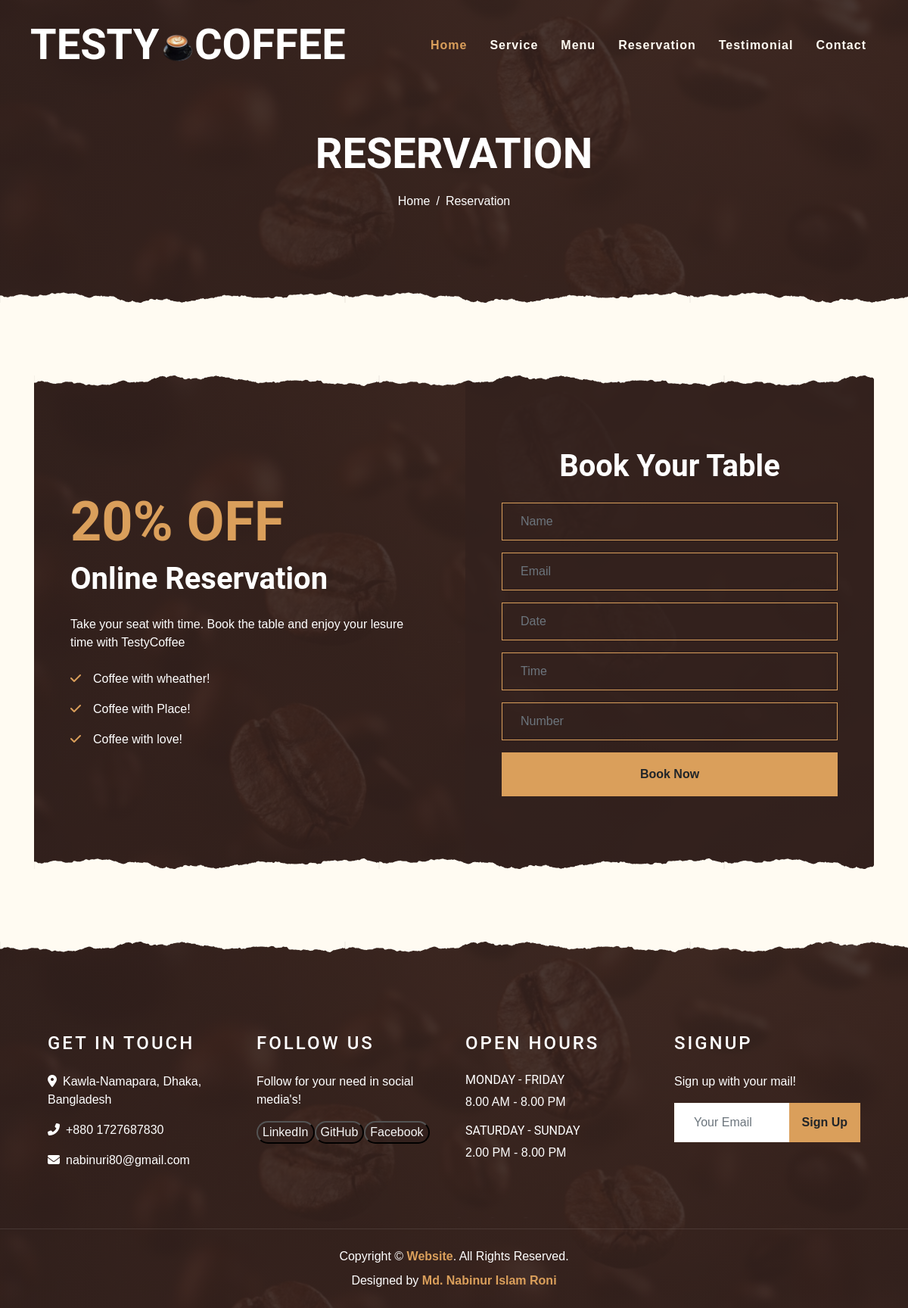
Page /reservation/ on the committed database.
### header/models.py (models this page shows)
class All(models.Model):
    title=models.CharField(max_length=100,null=True,default=None,blank=True)
    favicon=models.ImageField(upload_to="",null=True,default=None,blank=True)
    logotext1=models.CharField(max_length=100,null=True,default=None,blank=True)
    logoimg=models.ImageField(upload_to="",null=True,default=None,blank=True)
    logotext2=models.CharField(max_length=100,null=True,default=None,blank=True)
    nav1=models.CharField(max_length=100,null=True,default=None,blank=True)
    nav2=models.CharField(max_length=100,null=True,default=None,blank=True)
    nav3=models.CharField(max_length=100,null=True,default=None,blank=True)
    nav4=models.CharField(max_length=100,null=True,default=None,blank=True)
    nav5=models.CharField(max_length=100,null=True,default=None,blank=True)
    nav6=models.CharField(max_length=100,null=True,default=None,blank=True)

### reservation/models.py (models this page shows)
class Reservoninfo(models.Model):
    name=models.CharField(max_length=100,null=True,default=None,blank=True)
    nav1=models.CharField(max_length=100,null=True,default=None,blank=True)
    slash=models.CharField(max_length=100,null=True,default=None,blank=True)
    nav4=models.CharField(max_length=100,null=True,default=None,blank=True)
    disc=models.CharField(max_length=200,null=True,default=None,blank=True)
    online=models.CharField(max_length=100,null=True,default=None,blank=True)
    descrip=models.TextField(max_length=1000,null=True,default=None,blank=True)
    title1=models.CharField(max_length=100,null=True,default=None,blank=True)
    title2=models.CharField(max_length=100,null=True,default=None,blank=True)
    title3=models.CharField(max_length=100,null=True,default=None,blank=True)

class Table(models.Model):
    title=models.CharField(max_length=100,null=True,default=None,blank=True)
    placehol1=models.CharField(max_length=100,null=True,default=None,blank=True)
    placehol2=models.CharField(max_length=100,null=True,default=None,blank=True)
    placehol3=models.CharField(max_length=100,null=True,default=None,blank=True)
    placehol4=models.CharField(max_length=100,null=True,default=None,blank=True)
    placehol5=models.CharField(max_length=100,null=True,default=None,blank=True)
    button=models.CharField(max_length=100,null=True,default=None,blank=True)

### footer/models.py (models this page shows)
class Allinfo(models.Model):
    title1=models.CharField(max_length=150,null=True,default=None,blank=True)
    addr=models.CharField(max_length=150,null=True,default=None,blank=True)
    phone=models.CharField(max_length=150,null=True,default=None,blank=True)
    email=models.EmailField(max_length=150,null=True,default=None,blank=True)
    title2=models.CharField(max_length=150,null=True,default=None,blank=True)
    text1=models.CharField(max_length=150,null=True,default=None,blank=True)
    link1=models.CharField(max_length=150,null=True,default=None,blank=True)
    link2=models.CharField(max_length=150,null=True,default=None,blank=True)
    link3=models.CharField(max_length=150,null=True,default=None,blank=True)
    title3=models.CharField(max_length=150,null=True,default=None,blank=True)
    week1=models.CharField(max_length=150,null=True,default=None,blank=True)
    shift1=models.CharField(max_length=150,null=True,default=None,blank=True)
    week2=models.CharField(max_length=150,null=True,default=None,blank=True)
    shift2=models.CharField(max_length=150,null=True,default=None,blank=True)
    title4=models.CharField(max_length=150,null=True,default=None,blank=True)
    text2=models.CharField(max_length=150,null=True,default=None,blank=True)
    placeholder=models.CharField(max_length=150,null=True,default=None,blank=True)
    button=models.CharField(max_length=150,null=True,default=None,blank=True)

class Designation(models.Model):
    copyright=models.CharField(max_length=150,null=True,default=None,blank=True)
    website=models.CharField(max_length=150,null=True,default=None,blank=True)
    text=models.CharField(max_length=150,null=True,default=None,blank=True)
    design=models.CharField(max_length=150,null=True,default=None,blank=True)
    name=models.CharField(max_length=150,null=True,default=None,blank=True)

### extratest/views.py (the view, shortened to what this page needs)
# urls.py: path('reservation/',views.reservation,name="reservation"),
def reservation(request):
    all=All.objects.first()
    allinfo=Allinfo.objects.first()
    d=Designation.objects.first()
    reservon=Reservoninfo.objects.first()
    table=Table.objects.first()
    data={
        'all':all,
        'allinfo':allinfo,
        'd':d,
        'reservon':reservon,
        'table':table,
    }
    return render(request, 'reservation.html',data)

### template/reservation.html (shortened to what this page needs)
{% extends 'base.html' %}
{% block content %}
    <div class="container-fluid page-header mb-5 position-relative overlay-bottom">
        <div class="d-flex flex-column align-items-center justify-content-center pt-0 pt-lg-5" style="min-height: 400px">
            <h1 class="display-4 mb-3 mt-0 mt-lg-5 text-white text-uppercase">{{reservon.name}}</h1>
            <div class="d-inline-flex mb-lg-5">
                <p class="m-0 text-white"><a class="text-white" href="{% url 'home' %}">{{reservon.nav1}}</a></p>
                <p class="m-0 text-white px-2">{{reservon.slash}}</p>
                <p class="m-0 text-white">{{reservon.nav4}}</p>
            </div>
        </div>
    </div>
    <div class="container-fluid py-5">
        <div class="container">
            <div class="reservation position-relative overlay-top overlay-bottom">
                <div class="row align-items-center">
                    <div class="col-lg-6 my-5 my-lg-0">
                        <div class="p-5">
                            <div class="mb-4">
                                <h1 class="display-3 text-primary">{{reservon.disc}}</h1>
                                <h1 class="text-white">{{reservon.online}}</h1>
                            </div>
                            <p class="text-white">{{reservon.descrip}}</p>
                            <ul class="list-inline text-white m-0">
                                <li class="py-2"><i class="fa fa-check text-primary mr-3"></i>{{reservon.title1}}</li>
                                <li class="py-2"><i class="fa fa-check text-primary mr-3"></i>{{reservon.title2}}</li>
                                <li class="py-2"><i class="fa fa-check text-primary mr-3"></i>{{reservon.title3}}</li>
                            </ul>
                        </div>
                    </div>
                    <div class="col-lg-6">
                        <div class="text-center p-5" style="background: rgba(51, 33, 29, .8);">
                            <h1 class="text-white mb-4 mt-5">{{table.title}}</h1>
                            <form class="mb-5" method="POST">
                                <div class="form-group">
                                    <input type="text" name="name" class="form-control bg-transparent border-primary p-4" placeholder="{{table.placehol1}}" required/>
                                </div>
                                <div class="form-group">
                                    <input type="email" name="email" class="form-control bg-transparent border-primary p-4" placeholder="{{table.placehol2}}" required="required" />
                                </div>
                                <div class="form-group">
                                    <div class="date" id="date" data-target-input="nearest">
                                        <input type="text" name="date" class="form-control bg-transparent border-primary p-4 datetimepicker-input"
                                            placeholder="{{table.placehol3}}" data-target="#date" data-toggle="datetimepicker" required/>
                                    </div>
                                </div>
                                <div class="form-group">
                                    <div class="time" id="time" data-target-input="nearest">
                                        <input type="text" name="time" class="form-control bg-transparent border-primary p-4 datetimepicker-input"
                                            placeholder="{{table.placehol4}}" data-target="#time" data-toggle="datetimepicker" required/>
                                    </div>
                                </div>
                                <div class="form-group">
                                        <input type="number" name="number" class="form-control bg-transparent border-primary p-4 datetimepicker-input" placeholder="{{table.placehol5}}" data-target="#number" data-toggle="number" required/>
                                </div>
                                <div>
                                    <button class="btn btn-primary btn-block font-weight-bold py-3" type="submit">{{table.button}}</button>
                                </div>
                            </form>
                        </div>
                    </div>
                </div>
            </div>
        </div>
    </div>
{% endblock %}

### template/header.html (shortened to what this page needs)
<!DOCTYPE html>
<html lang="en">
<head>
    <link href="/static/https://cdnjs.cloudflare.com/ajax/libs/font-awesome/5.10.0/css/all.min.css" rel="stylesheet">
    <link href="/static/lib/owlcarousel/assets/owl.carousel.min.css" rel="stylesheet">
    <link href="/static/lib/tempusdominus/css/tempusdominus-bootstrap-4.min.css" rel="stylesheet" />
    <link href="/static/css/style.css" rel="stylesheet">
</head>
<body>
    <div class="container-fluid p-0 nav-bar">
        <nav class="navbar navbar-expand-lg bg-none navbar-dark py-3">
            <a href="{% url 'home' %}" class="navbar-brand px-lg-4 m-0">
                <h1 class="m-0 display-4 text-uppercase text-white">{{all.logotext1}}<img style="width: 10%; border-radius: 20px;" src="{{all.logoimg.url}}" alt="">{{all.logotext2}}</h1>
            </a>
            <div class="collapse navbar-collapse justify-content-between" id="navbarCollapse">
                <div class="navbar-nav ml-auto p-4">
                    <a href="{% url 'home' %}" class="nav-item nav-link active">{{all.nav1}}</a>
                    <a href="{% url 'service' %}" class="nav-item nav-link">{{all.nav2}}</a>
                    <a href="{% url 'menu' %}" class="nav-item nav-link">{{all.nav3}}</a>
                    <a href="{% url 'reservation' %}" class="nav-item nav-link">{{all.nav4}}</a>
                    <a href="{% url 'testimonial' %}" class="nav-item nav-link">{{all.nav5}}</a>
                    <a href="{% url 'contact' %}" class="nav-item nav-link">{{all.nav6}}</a>
                </div>
                    </div>
                </div>

### template/footer.html (shortened to what this page needs)
    <div class="container-fluid footer text-white mt-5 pt-5 px-0 position-relative overlay-top">
        <div class="row mx-0 pt-5 px-sm-3 px-lg-5 mt-4">
            <div class="col-lg-3 col-md-6 mb-5">
                <h4 class="text-white text-uppercase mb-4" style="letter-spacing: 3px;">{{allinfo.title1}}</h4>
                <p><i class="fa fa-map-marker-alt mr-2"></i>{{allinfo.addr}}</p>
                <p><i class="fa fa-phone-alt mr-2"></i>{{allinfo.phone}}</p>
                <p class="m-0"><i class="fa fa-envelope mr-2"></i>{{allinfo.email}}</p>
            </div>
            <div class="col-lg-3 col-md-6 mb-5">
                <h4 class="text-white text-uppercase mb-4" style="letter-spacing: 3px;">{{allinfo.title2}}</h4>
                <p>{{allinfo.text1}}</p>
                <div class="d-flex justify-content-start">
                    <a href="https://www.linkedin.com/in/nabinur-islam-roni-46b894373?utm_source=share&utm_campaign=share_via&utm_content=profile&utm_medium=android_app" target="_blank">
                        <button style="background-color: rgba(51, 33, 29, .8); color: whitesmoke; border-radius: 30px;">{{allinfo.link1}}</button></a><br>
                    <a href="https://github.com/2210alphAroni" target="_blank"><button style="background-color: rgba(51, 33, 29, .8); border-radius: 30px; color: whitesmoke;">{{allinfo.link2}}</button></a><br>
                    <a href="https://www.facebook.com/ronystorys" target="_blank"><button style="background-color: rgba(51, 33, 29, .8); border-radius: 30px; color: whitesmoke;">{{allinfo.link3}}</button></a>
                </div>
            </div>
            <div class="col-lg-3 col-md-6 mb-5">
                <h4 class="text-white text-uppercase mb-4" style="letter-spacing: 3px;">{{allinfo.title3}}</h4>
                <div>
                    <h6 class="text-white text-uppercase">{{allinfo.week1}}</h6>
                    <p>{{allinfo.shift1}}</p>
                    <h6 class="text-white text-uppercase">{{allinfo.week2}}</h6>
                    <p>{{allinfo.shift2}}</p>
                </div>
            </div>
            <div class="col-lg-3 col-md-6 mb-5">
                <h4 class="text-white text-uppercase mb-4" style="letter-spacing: 3px;">{{allinfo.title4}}</h4>
                <p>{{allinfo.text2}}</p>
                <div class="w-100">
                    <form method="POST">
                        <div class="input-group">
                        <input type="email" name="email" class="form-control border-light" style="padding: 25px;" placeholder="{{allinfo.placeholder}}" required>
                        <div class="input-group-append">
                            <button class="btn btn-primary font-weight-bold px-3">{{allinfo.button}}</button>
                        </div>
                    </div>
                    </form>
                </div>
            </div>
        </div>
        <div class="container-fluid text-center text-white border-top mt-4 py-4 px-sm-3 px-md-5" style="border-color: rgba(256, 256, 256, .1) !important;">
            <p class="mb-2 text-white">{{d.copyright}} &copy; <a class="font-weight-bold" href="https://blog-site-using-html.vercel.app/" target="_blank">{{d.website}}</a>{{d.text}}</a></p>
            <p class="m-0 text-white">{{d.design}} <a class="font-weight-bold" href="https://github.com/2210alphAroni" target="_blank">{{d.name}}</a></a></p>
        </div>
    </div>
</body>
</html>

### rows in the picture
All: logotext1 "TESTY", logoimg (picture), logotext2 "COFFEE", nav1 "Home", nav2 "Service", nav3 "Menu", nav4 "Reservation", nav5 "Testimonial", nav6 "Contact"
Reservoninfo: name "RESERVATION", nav1 "Home", slash "/", nav4 "Reservation", disc "20% OFF", online "Online Reservation", descrip "Take your seat with time. Book the table and enjoy your lesure time with TestyCoffee", title1 "Coffee with wheather!", title2 "Coffee with Place!", title3 "Coffee with love!"
Table: title "Book Your Table", name "Name", email "Email", date "Date", time "Time", number "Number", button "Book Now"
Allinfo: title1 "GET IN TOUCH", addr "Kawla-Namapara, Dhaka, Bangladesh", phone "+880 1727687830", email "nabinuri80@gmail.com", title2 "FOLLOW US", text1 "Follow for your need in social media's!", link1 "LinkedIn", link2 "GitHub", link3 "Facebook", title3 "OPEN HOURS", week1 "MONDAY - FRIDAY", shift1 "8.00 AM - 8.00 PM", week2 "SATURDAY - SUNDAY", shift2 "2.00 PM - 8.00 PM", title4 "SIGNUP", text2 "Sign up with your mail!", email "Your Email", button "Sign Up"
Designation: copyright "Copyright", website "Website", text ". All Rights Reserved.", design "Designed by", name "Md. Nabinur Islam Roni"
